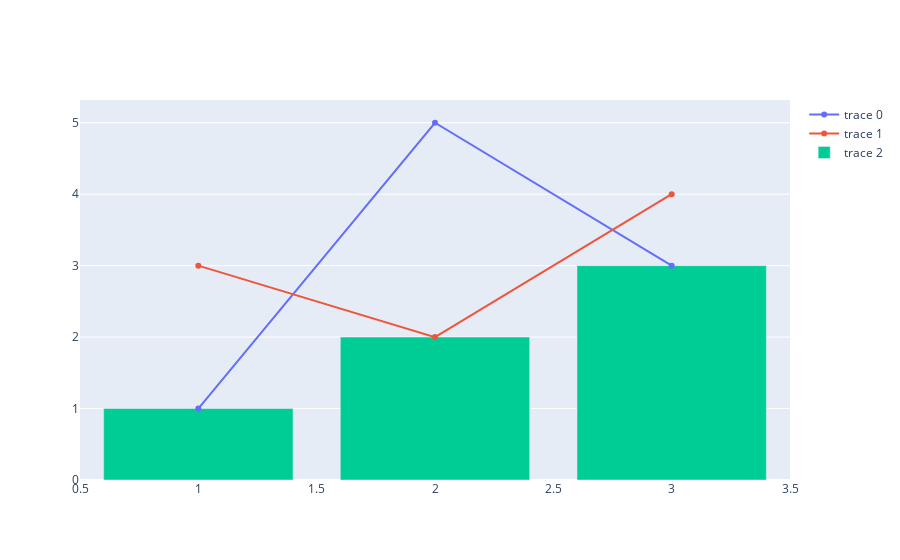

The code cell stored with this chart in its notebook:
### Code cell
fig2.add_traces(
    [go.Scatter(x=[1, 2, 3], y=[3, 2, 4]), go.Bar(x=[1, 2, 3], y=[1, 2, 3])]
)

### Figure 1 — Plotly figure (JSON) as saved in the notebook; plotly's stock layout.template omitted (floating-point values rounded to 4 significant figures)
{"data": [{"type": "scatter", "x": [1, 2, 3], "y": [1, 5, 3]}, {"type": "scatter", "x": [1, 2, 3], "y": [3, 2, 4]}, {"type": "bar", "x": [1, 2, 3], "y": [1, 2, 3]}], "layout": {}}
